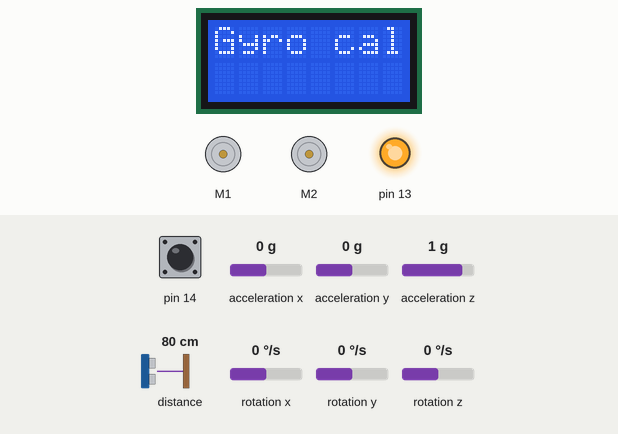
The sketch below on a simulated Arduino Leonardo, built with avr-gcc and run on an emulated ATmega32U4. Shown: 8×2 character LCD, 2 × DC motor (green arrow = forward, orange = backward, longer = faster), output pins drawn as LEDs (lit = HIGH). Inputs (shaded band) come from the test bench; at power-on: pin 14 HIGH, distance to the obstacle 80 cm, rotation z 0 °/s, acceleration x 0 g, acceleration y 0 g, acceleration z 1 g, rotation x 0 °/s, rotation y 0 °/s. What the sketch prints to the serial monitor is not drawn.

Above: at 1.3 s.
1.4 s: pin 14 pulled LOW for 1 s
At 3.2 s:
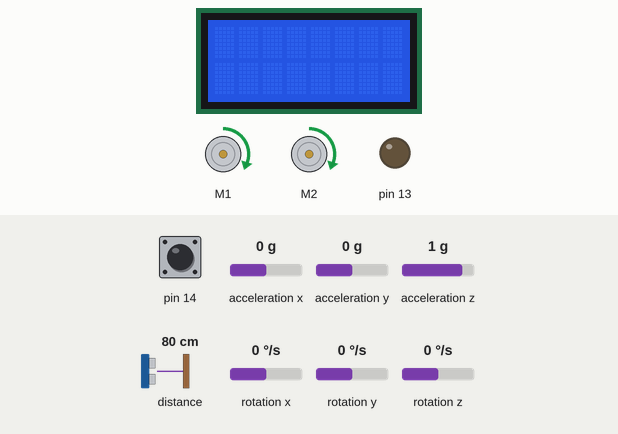
4.4 s: distance to the obstacle set to 12 cm
5.9 s: distance to the obstacle set to 9 cm
At 6.7 s:
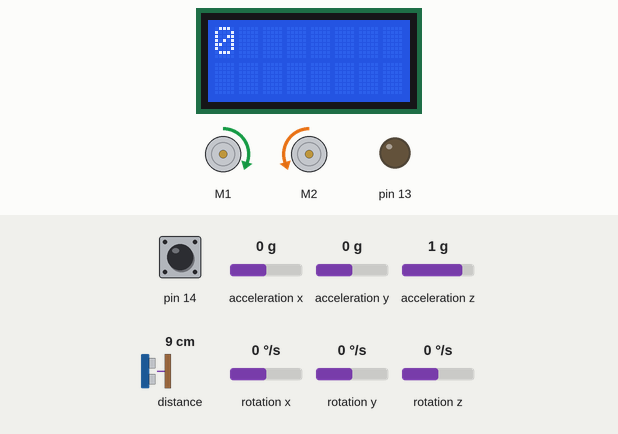
7.6 s: rotation z set to -192 °/s
At 8.1 s:
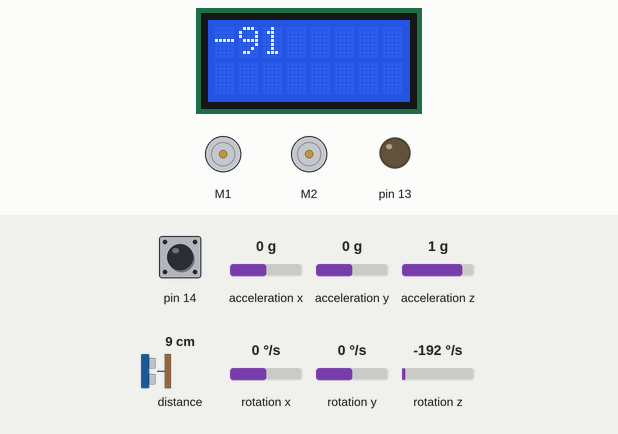
Timing chart, 0 to 10.6 s (numbered marks = the images above; inputs shaded):
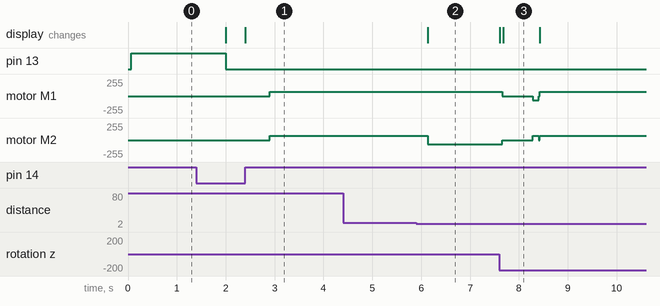

Measured:
- the behaviour switches between 11 and 10 cm on distance to the obstacle (found by bisection; images 1 and 2)
- after the input at 1.4 s, motor M1, motor M2: stopped → forward 63/255 after 1.5 s; the display: first differs from a run without the input after 1.0 s (image 1)
- after the input at 4.4 s, every drawn part: stays the same
- after the input at 5.9 s, motor M2: forward 63/255 → backward 63/255 after 0.23 s; the display: changes after 0.24 s (image 2)
- after the input at 7.6 s, motor M1: forward 63/255 → stopped after 0.06 s, → backward 63/255 0.62 s later, → forward 63/255 0.12 s later; motor M2: backward 63/255 → stopped after 0.06 s, → forward 63/255 0.62 s later; the display: first changes at once (image 3 shows a later state)
- what the display in image 3 shows lasts 0.7 s, from 7.7 s to 8.4 s

The sketch:

Obstacle_section1.ino
```cpp
  //-----Includes-----
  #include <Wire.h>
  #include <Zumo32U4.h>
  #include "TurnSensor.h"

  // ----- Robot components-------- (de ting vi bruger på robotten)
  Zumo32U4LCD lcd;
  Zumo32U4Motors motors;
  Zumo32U4IMU imu;
  Zumo32U4ProximitySensors proxSensors;
  LSM303 lsm303; //accelerameter
  L3G gyro;
  Zumo32U4Encoders encoders;
  Zumo32U4ButtonA buttonA;
  Zumo32U4ButtonB buttonB;
  Zumo32U4ButtonC buttonC;
  Zumo32U4Buzzer buzz;

  //------Konstanter (hastighed)------
  const int16_t motorSpeed = 100;
  const int16_t turnSpeed  = 100;
  int distanceDriven = 0;
  bool freeBritney = false;
  int brightnessLevel[7] = {0.5, 1, 1.5, 2, 2.5, 3, 3.5};
  int brightnessLevelSide [7] = {2, 4, 6, 8, 10, 12, 14};
  int waitTime = 600;

  //---------Support functions-------
  //Turn left
  void turnLeft(int degrees) {
    turnSensorReset();
    motors.setSpeeds(-turnSpeed, turnSpeed);
    int angle = 0;
    do {
      delay(1);
      turnSensorUpdate();
      angle = (((int32_t)turnAngle >> 16) * 360) >> 16;
      lcd.gotoXY(0, 0);
      lcd.print(angle);
      lcd.print(" ");
    } while (angle < degrees);
    motors.setSpeeds(0, 0);
  }

  //Turn right
  void turnRight(int degrees) {
    turnSensorReset();
    motors.setSpeeds(turnSpeed, -turnSpeed);
    int angle = 0;
    do {
      delay(1);
      turnSensorUpdate();
      angle = (((int32_t)turnAngle >> 16) * 360) >> 16;
      lcd.gotoXY(0, 0);
      lcd.print(angle);
      lcd.print(" ");
    } while (angle > -degrees);
    motors.setSpeeds(0, 0);
  }

//Front sensor detects
  bool detectFront() {
   proxSensors.setBrightnessLevels(brightnessLevel, 6);
    proxSensors.read();
    uint8_t sumOfFront = proxSensors.countsFrontWithRightLeds() + proxSensors.countsFrontWithLeftLeds();
    Serial.println("Total sum = " + (String)sumOfFront);
    delay(20);

    if (sumOfFront >= 12) {
      return true;
    }
    else {
      return false;
    }
  }
 //Right sensor detects
    bool detectRightWall() {
  proxSensors.setBrightnessLevels(brightnessLevelSide, 6);
      proxSensors.read();
      uint8_t sumOfRight = proxSensors.countsRightWithRightLeds();
      Serial.println("total right counts " + (String)sumOfRight);
      delay(20);
      if (sumOfRight >= 3) {
        return true;
      }
      else {
        return false;
      }
    }

 //Left sensor detects
  bool detectLeftWall() {
    proxSensors.setBrightnessLevels(brightnessLevelSide, 6);
        proxSensors.read();
        uint8_t sumOfLeft = proxSensors.countsLeftWithLeftLeds();
        Serial.println("total Left counts " + (String)sumOfLeft);
        delay(20);
        if (sumOfLeft >= 3) {
          return true;
        }
        else {
          return false;
        }

      }
//  -----------------------------The Code-----------------------------------------

  void setup(){
  Serial.begin(9600);
  proxSensors.initThreeSensors();  //Starte proximity sensors
  turnSensorSetup();
  delay(500);
  turnSensorReset();
  }


  void loop(){
  distanceDriven = 0;

  /* Læs data fra proximity sensor
    proxSensores.read();
    int left_sensor        = proxSensors.countsLeftWithLeftLeds();
    int centerLeft_sensor  = proxSensors.countsFrontWithLeftLeds();
    int right_sensor       = proxSensors.countsLeftWithRightLeds();
    int centerRight_sensor = proxSensors.countsFrontWithRightLeds();
  */

    motors.setSpeeds(motorSpeed,motorSpeed);          //Kør fremad. motorSpeed --> en for hver hjul.

    if(detectFront()){                            //Hvis front sensor læser noget, så drejer den 90 grader til højre.
      delay(200);
      turnRight(90);
        encoders.getCountsAndResetLeft();
        while(detectLeftWall()){         //Så længe Zumo ser noget på venstre sensor køre den lige ud. Ellers hopper den ud af loopet, og begynder forfra med at køre lige ud
          motors.setSpeeds(motorSpeed,motorSpeed);
          delay(20);
        }


        delay(waitTime);
        distanceDriven = distanceDriven + encoders.getCountsAndResetLeft();         //Den tæller hvor langt Zumoen køre i dette while loop og tilføjer dette tal til vores 'int distanceDriven' og resetter
        turnLeft(90); //Dette er en function

      while(!detectLeftWall()){
         motors.setSpeeds(motorSpeed,motorSpeed);
      }
        delay(100);                                  //Delayet bliver brugt til at sige til Zumoen, hvor lang tid den skal køre fremad. Den stopper nemlig ikke, medmindre man giver den en funktion der siger den skal stoppe.

        while(freeBritney == false){                  //While loopet køre så længe vores 'bool freeBritney' er false. Dvs. så længe enten front eller left sensor ser noget.

          if(detectFront()){
            delay(200);
            turnRight(90);
            encoders.getCountsAndResetLeft();

            while(detectLeftWall()){         //Så længe Zumo ser noget på venstre sensor køre den lige ud. Ellers hopper den ud af loopet, og begynder forfra med at køre lige ud
               motors.setSpeeds(motorSpeed,motorSpeed);
               delay(20);
        }


        delay(waitTime);
        distanceDriven = distanceDriven + encoders.getCountsAndResetLeft();         //Den tæller hvor langt Zumoen køre i dette while loop og tilføjer dette tal til vores 'int distanceDriven' og resetter
        turnLeft(90); //Dette er en function


            /*delay(200);
            turnRight(90);

              encoders.getCountsAndResetLeft();
              while(detectLeftWall()){         //Så længe Zumo ser noget på venstre sensor køre den, og gemmer/tilføjer denne kørte distance til vores 'int distanceDriven'.
                 motors.setSpeeds(motorSpeed,motorSpeed);
                 delay(20);

              }
              distanceDriven = distanceDriven + encoders.getCountsAndResetLeft();
             turnLeft(90);
             while(!detectLeftWall()){
               motors.setSpeeds(motorSpeed,motorSpeed);

             }
             delay(100); */
           }else if(detectLeftWall()){
             motors.setSpeeds(motorSpeed,motorSpeed);

           }else{
            freeBritney = true;          //bool som gør at vi ændre værdi og gør at vi kommer ud af while loopet
             buzz.playFrequency(440,100,10);
             delay(waitTime);
           }

          }
          turnLeft(90);
          encoders.getCountsAndResetLeft();
          while(encoders.getCountsLeft()<= distanceDriven){
          motors.setSpeeds(motorSpeed,motorSpeed);
          }

          turnRight(90);

      }

  }
```

TurnSensor.cpp
```cpp
/* Turnsensor.h and TurnSensor.cpp provide functions for
configuring the Zumo 32U4's gyro, calibrating it, and using it to
measure how much the robot has turned about its Z axis. */

#include <Wire.h>
#include "TurnSensor.h"

/* turnAngle is a 32-bit unsigned integer representing the amount
the robot has turned since the last time turnSensorReset was
called.  This is computed solely using the Z axis of the gyro, so
it could be inaccurate if the robot is rotated about the X or Y
axes.

Our convention is that a value of 0x20000000 represents a 45
degree counter-clockwise rotation.  This means that a uint32_t
can represent any angle between 0 degrees and 360 degrees.  If
you cast it to a signed 32-bit integer by writing
(int32_t)turnAngle, that integer can represent any angle between
-180 degrees and 180 degrees. */
uint32_t turnAngle = 0;

// turnRate is the current angular rate of the gyro, in units of
// 0.07 degrees per second.
int16_t turnRate;

// This is the average reading obtained from the gyro's Z axis
// during calibration.
int16_t gyroOffset;

// This variable helps us keep track of how much time has passed
// between readings of the gyro.
uint16_t gyroLastUpdate = 0;

/* This should be called in setup() to enable and calibrate the
gyro.  It uses the LCD, yellow LED, and button A.  While the LCD
is displaying "Gyro cal", you should be careful to hold the robot
still.

The digital zero-rate level of the gyro can be as high as
25 degrees per second, and this calibration helps us correct for
that. */
void turnSensorSetup()
{
  Wire.begin();
  imu.init();
  imu.enableDefault();
  imu.configureForTurnSensing();

  lcd.clear();
  lcd.print(F("Gyro cal"));

  // Turn on the yellow LED in case the LCD is not available.
  ledYellow(1);

  // Delay to give the user time to remove their finger.
  delay(500);

  // Calibrate the gyro.
  int32_t total = 0;
  for (uint16_t i = 0; i < 1024; i++)
  {
    // Wait for new data to be available, then read it.
    while(!imu.gyroDataReady()) {}
    imu.readGyro();

    // Add the Z axis reading to the total.
    total += imu.g.z;
  }
  ledYellow(0);
  gyroOffset = total / 1024;

  // Display the angle (in degrees from -180 to 180) until the
  // user presses A.
  lcd.clear();
  turnSensorReset();
  while (!buttonA.getSingleDebouncedRelease())
  {
    turnSensorUpdate();
    lcd.gotoXY(0, 0);
    lcd.print((((int32_t)turnAngle >> 16) * 360) >> 16);
    lcd.print(F("   "));
  }
  lcd.clear();
}

// This should be called to set the starting point for measuring
// a turn.  After calling this, turnAngle will be 0.
void turnSensorReset()
{
  gyroLastUpdate = micros();
  turnAngle = 0;
}

// Read the gyro and update the angle.  This should be called as
// frequently as possible while using the gyro to do turns.
void turnSensorUpdate()
{
  // Read the measurements from the gyro.
  imu.readGyro();
  turnRate = imu.g.z - gyroOffset;

  // Figure out how much time has passed since the last update (dt)
  uint16_t m = micros();
  uint16_t dt = m - gyroLastUpdate;
  gyroLastUpdate = m;

  // Multiply dt by turnRate in order to get an estimation of how
  // much the robot has turned since the last update.
  // (angular change = angular velocity * time)
  int32_t d = (int32_t)turnRate * dt;

  // The units of d are gyro digits times microseconds.  We need
  // to convert those to the units of turnAngle, where 2^29 units
  // represents 45 degrees.  The conversion from gyro digits to
  // degrees per second (dps) is determined by the sensitivity of
  // the gyro: 0.07 degrees per second per digit.
  //
  // (0.07 dps/digit) * (1/1000000 s/us) * (2^29/45 unit/degree)
  // = 14680064/17578125 unit/(digit*us)
  turnAngle += (int64_t)d * 14680064 / 17578125;
}
```

TurnSensor.h
```cpp
/* Turnsensor.h and TurnSensor.cpp provide functions for
configuring the Zumo 32U4's gyro, calibrating it, and using it to
measure how much the robot has turned about its Z axis. */

#pragma once

#include <Zumo32U4.h>

// This constant represents a turn of 45 degrees.
const int32_t turnAngle45 = 0x20000000;

// This constant represents a turn of 90 degrees.
const int32_t turnAngle90 = turnAngle45 * 2;

// This constant represents a turn of approximately 1 degree.
const int32_t turnAngle1 = (turnAngle45 + 22) / 45;

// These are defined in TurnSensor.cpp:
void turnSensorSetup();
void turnSensorReset();
void turnSensorUpdate();
extern uint32_t turnAngle;
extern int16_t turnRate;

// These objects must be defined in your sketch.
extern Zumo32U4ButtonA buttonA;
extern Zumo32U4LCD lcd;
extern Zumo32U4IMU imu;
```
